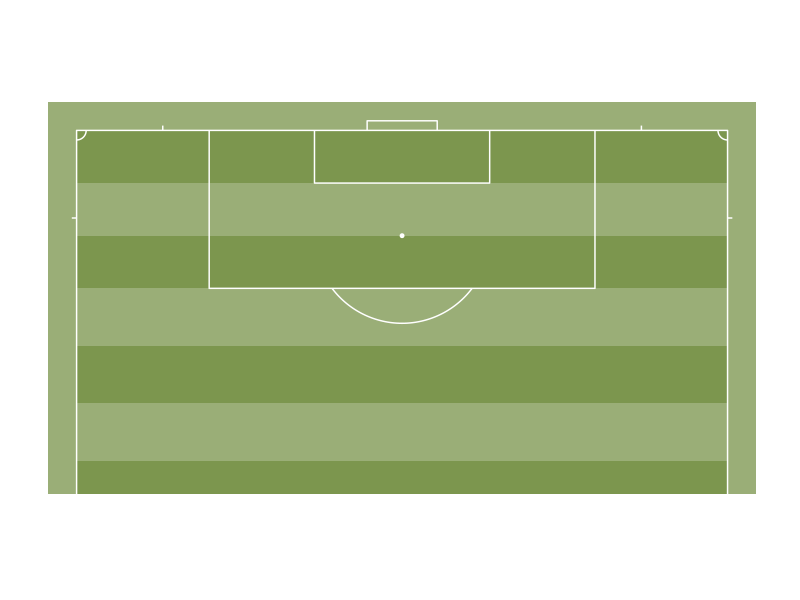

Recreate this plot in R.
library('ggplot2')
library('ggthemes')
ggplot(data=data.frame(x=1,y=1),aes(x,y))+
  ###grass:
  geom_rect(aes(xmin = -3, xmax = 71, ymin = -3, ymax = 38),fill = "darkolivegreen4", alpha = 0.7) +
  geom_rect(aes(xmin = 0, xmax = 68, ymin = 29.5, ymax = 35),fill = "darkolivegreen4", alpha = 0.7) +
  geom_rect(aes(xmin = 0, xmax = 68, ymin = 18.5, ymax = 24),fill = "darkolivegreen4", alpha = 0.7) +
  geom_rect(aes(xmin = 0, xmax = 68, ymin = 6.5, ymax = 12.5),fill = "darkolivegreen4", alpha = 0.7) +
  geom_rect(aes(xmin = 0, xmax = 68, ymin = -3, ymax = .5),fill = "darkolivegreen4", alpha = 0.7) +
  ###pitch:
  geom_path(data=data.frame(x=c(0,0,68,68),y=c(-3,35,35,-3)), colour = "white")+
  ##penalty spot:
  geom_point(aes(x = 34, y = 24), size = 1, colour = "white") +
  ###penalty arc:
  geom_path(data=data.frame(x=c(-7300:(-1)/1000,1:7300/1000)+34,y=-c(sqrt(9.15^2-c(-7300:(-1)/1000,1:7300/1000)^2))+24),aes(x=x,y=y), colour = "white")+
  ###corner arc:
  geom_path(data=data.frame(x=c(0:1000/1000),y=c(35-sqrt(1^2-c(0:1000/1000)^2))),aes(x=x,y=y), colour = "white")+
  geom_path(data=data.frame(x=c(0:1000/1000)+67,y=c(35-sqrt(1^2-c(-1000:0/1000)^2))),aes(x=x,y=y), colour = "white")+
  ###corner lines:
  geom_path(data=data.frame(x=c(0,-0.5),y=c(25.85, 25.85)), colour = "white")+
  geom_path(data=data.frame(x=c(68,68.5),y=c(25.85, 25.85)), colour = "white")+
  geom_path(data=data.frame(x=c(9,9),y=c(35, 35.5)), colour = "white")+
  geom_path(data=data.frame(x=c(59,59),y=c(35, 35.5)), colour = "white")+
  ###6-yard box:
  geom_path(data=data.frame(x=c(24.85,24.85,43.15,43.15),y=c(35,29.5,29.5,35)), colour = "white")+
  ###goal
  geom_path(data=data.frame(x=c(30.35,30.35,37.67,37.67),y=c(35,36,36,35)), colour = "white")+
  ###penalty area:
  geom_path(data=data.frame(x=c(13.85,13.85,54.15,54.15),y=c(35,18.5,18.5,35)), colour = "white")+
  ###fix aspect ratio to 1:1
  coord_fixed() +
  ###remove all non-geom elements
  theme_solid()

